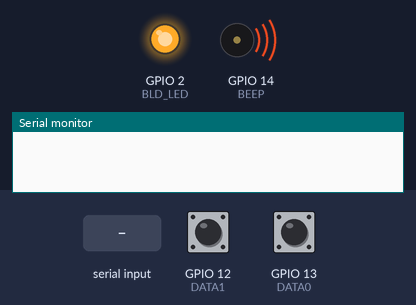
Recording of a sketch running on a simulated ESP8266 (NodeMCU). Parts: output pins drawn as LEDs (lit = HIGH), buzzer (waves = sounding, pin HIGH), the last lines printed to the serial monitor. The test bench sets the inputs (shaded band); at power-on: GPIO 12 (DATA1) HIGH, GPIO 13 (DATA0) HIGH.

Above: at 1.7 s.
1.8 s: "MAINT" received over the second serial link
At 4.3 s:
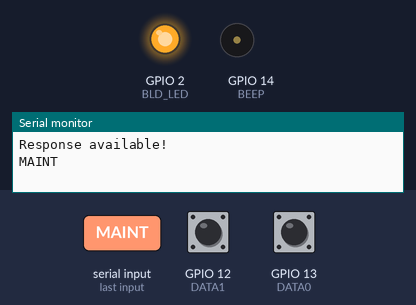
7.9 s: "NON37" received over the second serial link
At 11.0 s:
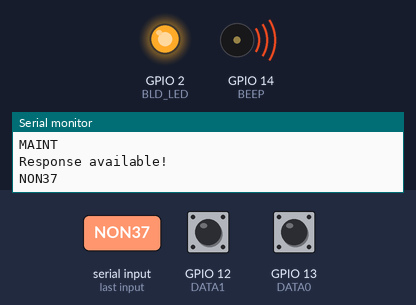
Timing chart, 0 to 12.5 s (numbered marks = the images above; inputs shaded):
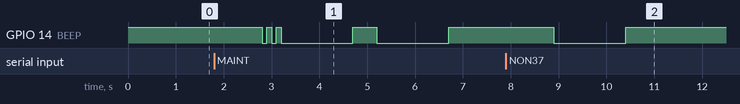

Measured:
- after the input at 1.8 s, GPIO 14 (BEEP): HIGH → LOW after 1.0 s, → HIGH 0.10 s later, → LOW 0.10 s later, → HIGH 0.10 s later, … (8 changes in this stretch)
- after the input at 7.9 s, GPIO 14 (BEEP): HIGH → LOW after 1.0 s, → HIGH 1.5 s later

The sketch:

SW_Board1_Final_Rev2.ino
```cpp
/* Test HID card reader + RS485 with ESP-12F only (WORKS!!!!)
 * Dated: 29/12/2022, 12:19am...
 * This copy is final and used at site
 * Modify by: Simon

PFFFFFFFFFFFFFFFFCCCCCCCCCCCCCCCCCCCP
EXXXXXXXXXXXXXXXXXX..................
..................XXXXXXXXXXXXXXXXXXO

P = Parity
O = Odd Parity
E = Even Parity
X = Parity mask
F = Facility Code, range = 0 to  65,535
C = Cardholder ID, range = 0 to 524,287
*/


#include "Arduino.h"
#include <SoftwareSerial.h>
#define RXPin        4  // Serial Receive pin (original 5)
#define TXPin        5  // Serial Transmit pin (original 4)
SoftwareSerial RS485Serial(RXPin, TXPin); // RX, TX

int byteSend;

#define MAX_BITS 100                 // max number of bits
#define WEIGAND_WAIT_TIME  3000      // time to wait for another weigand pulse (3000)

unsigned char databits[MAX_BITS];    // stores all of the data bits
unsigned char bitCount;              // number of bits currently captured
unsigned char flagDone;              // goes low when data is currently being captured
unsigned int weigand_counter;        // countdown until we assume there are no more bits
unsigned long facilityCode=0;        // decoded facility code
unsigned long cardCode=0;            // decoded card code
String stringID, response;         // convert binary to string

int BLD_LED = 2;     // on board build in LED
//int LED_GREEN = 9; // orange wire, not working
//int LED_RED = 10;  // brown wire, not working
int BEEP = 14;  // yellow wire

// interrupt that happens when INTO goes low (0 bit)
ICACHE_RAM_ATTR void ISR_INT0() { // ICACHE_RAM_ATTR is needed before ISR function for ESP8266
  bitCount++;
  flagDone = 0;
  weigand_counter = WEIGAND_WAIT_TIME;
}

// interrupt that happens when INT1 goes low (1 bit)
ICACHE_RAM_ATTR void ISR_INT1() {
  databits[bitCount] = 1;
  bitCount++;
  flagDone = 0;
  weigand_counter = WEIGAND_WAIT_TIME;
}

void setup() {
  pinMode(BLD_LED, OUTPUT);
//  pinMode(LED_RED, OUTPUT);
//  pinMode(LED_GREEN, OUTPUT);
  pinMode(BEEP, OUTPUT);
//  digitalWrite(LED_RED, HIGH);   // High = Off
  digitalWrite(BEEP, HIGH);   // High = off
//  digitalWrite(LED_GREEN, LOW);  // Low = On
stringID = String("@");           // Starting symbol


Serial.begin(19200);

  digitalWrite(BLD_LED, HIGH);
  RS485Serial.begin(19200);        // set the data rate
  delay(500);                      // believe it take some time for setting data rate
  //Make sure the mode is INPUT_PULLUP for Software House SWH 5100 Model.
  pinMode(13, INPUT_PULLUP);       // DATA0 (INT0)
  pinMode(12, INPUT_PULLUP);       // DATA1 (INT1)

//   binds the ISR functions to the falling edge of INTO and INT1
  attachInterrupt(13, ISR_INT0, FALLING);  // for ESP, interrupt bit must follow pin#
  attachInterrupt(12, ISR_INT1, FALLING);  // for ESP, interrupt bit must follow pin#


  weigand_counter = WEIGAND_WAIT_TIME;
}

void loop()
{
  // This waits to make sure that there have been no more data pulses before processing data
  if (!flagDone) {
    if (--weigand_counter == 0)
      flagDone = 1;
  }

  // if we have bits and we the weigand counter went out
  if (bitCount > 0 && flagDone) {
    unsigned char i;
    for (i=0; i<bitCount; i++)
     {
       stringID += databits[i];
     }
       stringID += ("#");

    Serial.print("\nBits = "); // not understand
    Serial.println(bitCount);    // not understand


    // **************** our card is 37 bits ************

    if (bitCount == 37) {
      for (i=1; i<17; i++) {       // facility code = bits 2 to 17
         facilityCode <<=1;
         facilityCode |= databits[i];
      }

      for (i=17; i<36; i++) {       // card code = bits 18 to 36
         cardCode <<=1;
         cardCode |= databits[i];
      }
         printBits();                  // Sending data to Board 2
      }

    else{

     Serial.print("\nUnable to decode.");
     Serial.print("\n\n**************************\n\n");
     RS485Serial.print(stringID);

        }

     // cleanup and get ready for the next card
     bitCount = 0;
     facilityCode = 0;
     cardCode = 0;
     stringID = String("@");
     for (i=0; i<MAX_BITS; i++)
     {
       databits[i] = 0;
     }
}


     if (RS485Serial.available()){                   // check if there is any Serial data received
         Serial.println("Response available!");
         response = RS485Serial.readString();
         Serial.println(response);   // print the data Board 2 received as confirmation
         digitalWrite(BLD_LED, HIGH);                // turns OFF LED

         if (response == "NON37"){
            digitalWrite(BEEP, LOW);
            delay(1500);
            digitalWrite(BEEP, HIGH);}
         else if (response == "MAINT"){
            digitalWrite(BEEP, LOW);
            delay(100);
            digitalWrite(BEEP, HIGH);
            delay(100);
            digitalWrite(BEEP, LOW);
            delay(100);
            digitalWrite(BEEP, HIGH);
            delay(100);
            digitalWrite(BEEP, LOW);
            delay(1500);
            digitalWrite(BEEP, HIGH);
            delay(500);
            digitalWrite(BEEP, LOW);
            delay(1500);
            digitalWrite(BEEP, HIGH);
         response = "";
         }
         }
}


void printBits(){

Serial.println(stringID);    // for serial monitoring purpose only
RS485Serial.print(stringID  ); // Send message
Serial.println("Send data!");

      digitalWrite(BLD_LED, LOW); // turns ON LED
      Serial.print("\nFacility Code = ");
      Serial.print(facilityCode);
      Serial.print("\nCard ID = ");
      Serial.print(cardCode);
      Serial.print("\n\n**************************\n\n");

      // Quick beeps for 37 bits card
      digitalWrite(BEEP, LOW);
      delay(100);
      digitalWrite(BEEP, HIGH);
      delay(30);
      digitalWrite(BEEP, LOW);
      delay(100);
      digitalWrite(BEEP, HIGH);
      delay(30);
}
```
